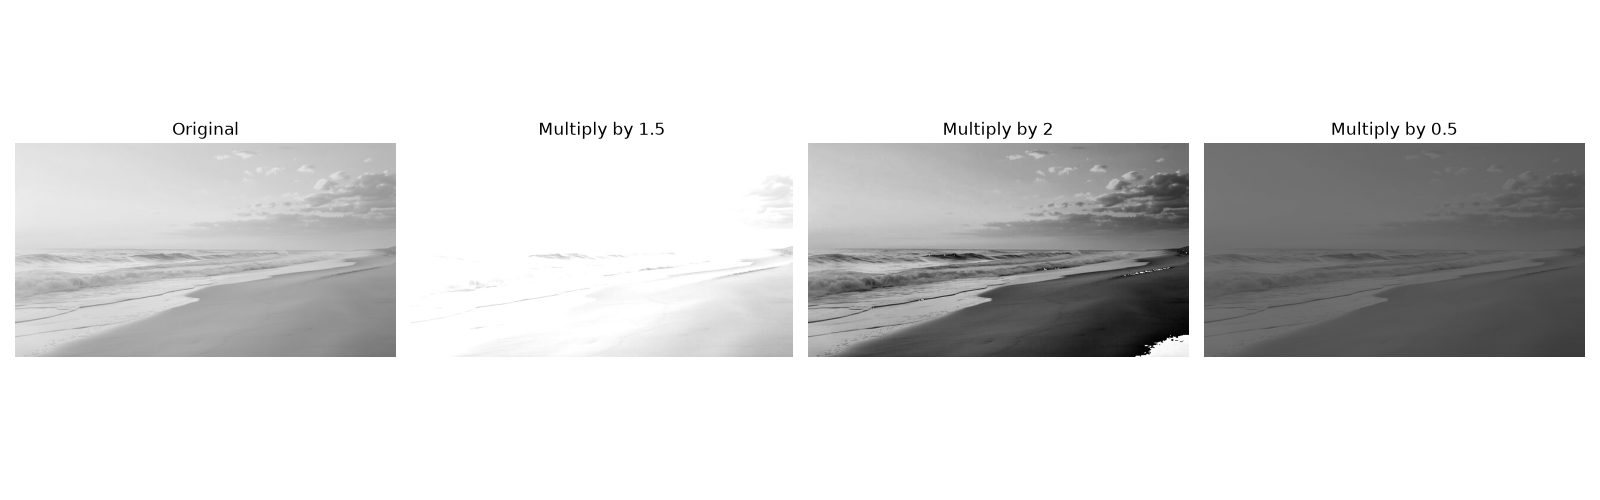

Generate this figure with Python:
import sys
import cv2
import numpy as np
import matplotlib.pyplot as plt

# Read grayscale image
if len(sys.argv) != 2:
    print("Usage: python ex06.py <image file>")
    sys.exit(1)

img = cv2.imread(sys.argv[1], cv2.IMREAD_GRAYSCALE)

if img is None:
    print("Error: Could not read image")
    sys.exit(1)

# Part 1 - Multiply image by 1.5
result = img * 1.5

print("Result dtype:", result.dtype)
print("Result maximum:", result.max())

# Part 2 - Convert result to uint8
result_1_5 = np.clip(result, 0, 255).astype(np.uint8)

# Part 3 - Multiply image by 2
result_2 = img * 2

print("Result dtype (multiply by 2):", result_2.dtype)
print("Result maximum (multiply by 2):", result_2.max())

# Part 4 - Multiply image by 0.5
result_0_5 = (img * 0.5).astype(np.uint8)

# Display original and results
images = [
    img,
    result_1_5,
    result_2,
    result_0_5
]

titles = [
    "Original",
    "Multiply by 1.5",
    "Multiply by 2",
    "Multiply by 0.5"
]

plt.figure(figsize=(16, 5))

for i in range(4):
    plt.subplot(1, 4, i + 1)
    plt.imshow(images[i], cmap="gray", vmin=0, vmax=255)
    plt.title(titles[i])
    plt.axis("off")

plt.tight_layout()
plt.savefig("ex06.png")
plt.show()

# Part 5 - Bonus: Change contrast around the mean
m = img.mean()

difference = img - m

print("Mean:", m)
print("Difference dtype:", difference.dtype)

k_values = [0.5, 1.5, 2.0]

plt.figure(figsize=(15, 5))

for i, k in enumerate(k_values):

    result = (difference * k) + m

    result = np.clip(result, 0, 255).astype(np.uint8)

    plt.subplot(1, 3, i + 1)
    plt.imshow(result, cmap="gray", vmin=0, vmax=255)
    plt.title(f"Contrast k={k}")
    plt.axis("off")

plt.tight_layout()
plt.show()
